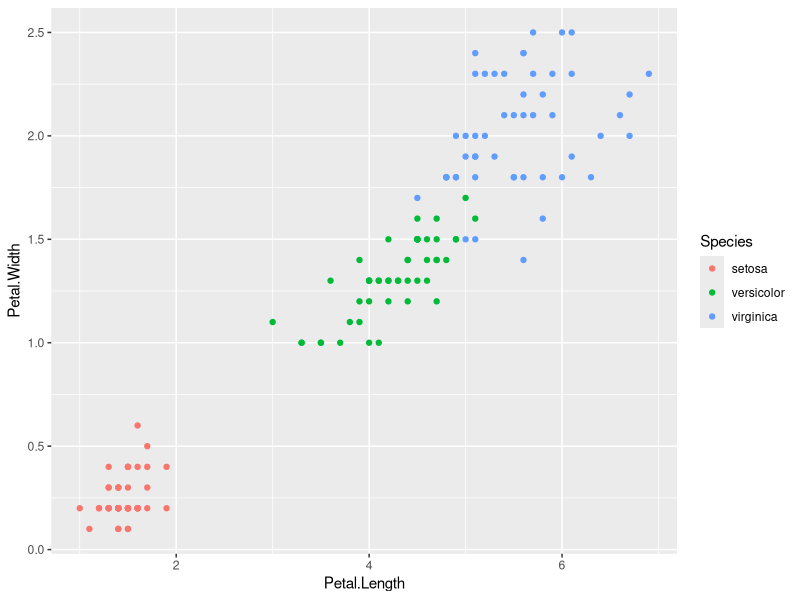
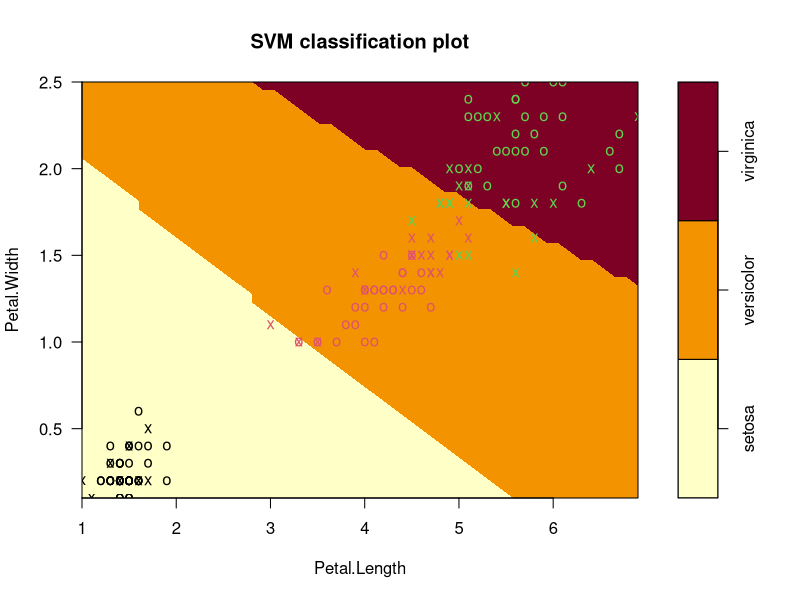
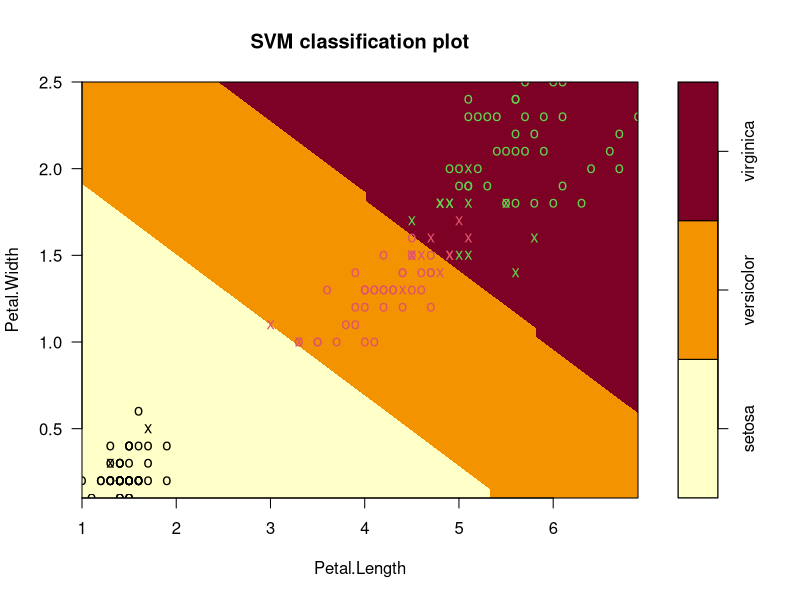
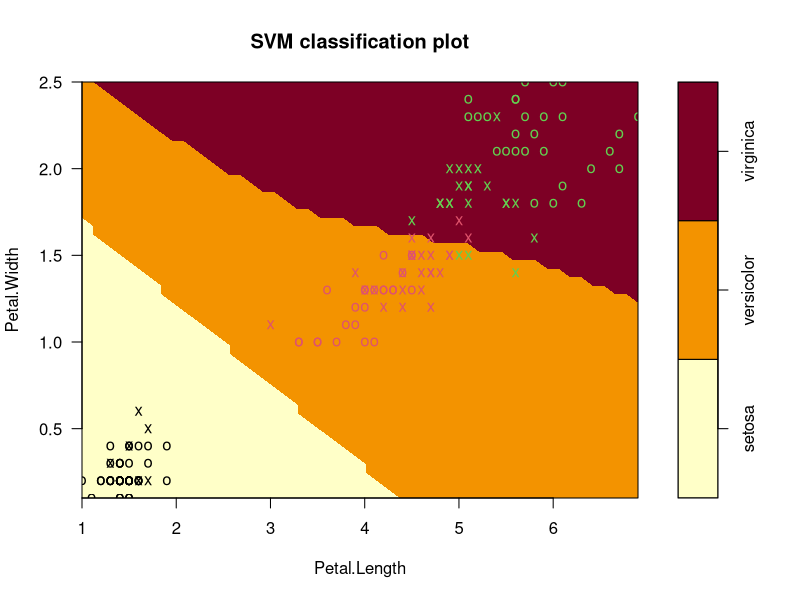

Here is the R script that generated these plots, in order:
#March 28 IN CLASS Exercise

#import dataset
data("iris")
head(iris) # inspecting the top rows of the dataset
str(iris) # structure of the dataset
#import the library
library(ggplot2)
library(e1071)

qplot(Petal.Length, Petal.Width, data=iris, color = Species)

### MODEL 1
svm_model1 <- svm(Species~., data = iris)
#summary
summary(svm_model1)
#plot
plot(svm_model1, data = iris,
     Petal.Width~Petal.Length, slice =
       list(Sepal.Width = 3, Sepal.Length = 4))
pred1 <- predict(svm_model1, iris)
table1 <- table(Predicted = pred1, Actual = iris$Species)
table1
Model1_accuracyRate = sum(diag(table1))/sum(table1)
Model1_accuracyRate
Model1_MissClassificationRate = 1 - Model1_accuracyRate
Model1_MissClassificationRate

### MODEL 2
svm_model2 <- svm(Species~., data = iris, kernel = "linear")
#summary
summary(svm_model2)
plot(svm_model2, data = iris,
     Petal.Width~Petal.Length, slice = list(Sepal.Width = 3,
                                            Sepal.Length = 4))
pred2 <- predict(svm_model2, iris)
table2 <- table(Predicted = pred2, Actual = iris$Species)
table2
Model2_accuracyRate = sum(diag(table2))/sum(table2)
Model2_accuracyRate
Model2_MissClassificationRate = 1 - Model2_accuracyRate
Model2_MissClassificationRate

### MODEL 3
svm_model3 <- svm(Species~., data = iris, kernel = "polynomial")
#summary
summary(svm_model3)
plot(svm_model3, data = iris,
     Petal.Width~Petal.Length, slice = list(Sepal.Width = 3,
                                            Sepal.Length = 4))
pred3 <- predict(svm_model3, iris)
table3 <- table(Predicted = pred3, Actual = iris$Species)
table3
Model3_accuracyRate = sum(diag(table3))/sum(table3)
Model3_accuracyRate
Model3_MissClassificationRate = 1 - Model3_accuracyRate
Model3_MissClassificationRate